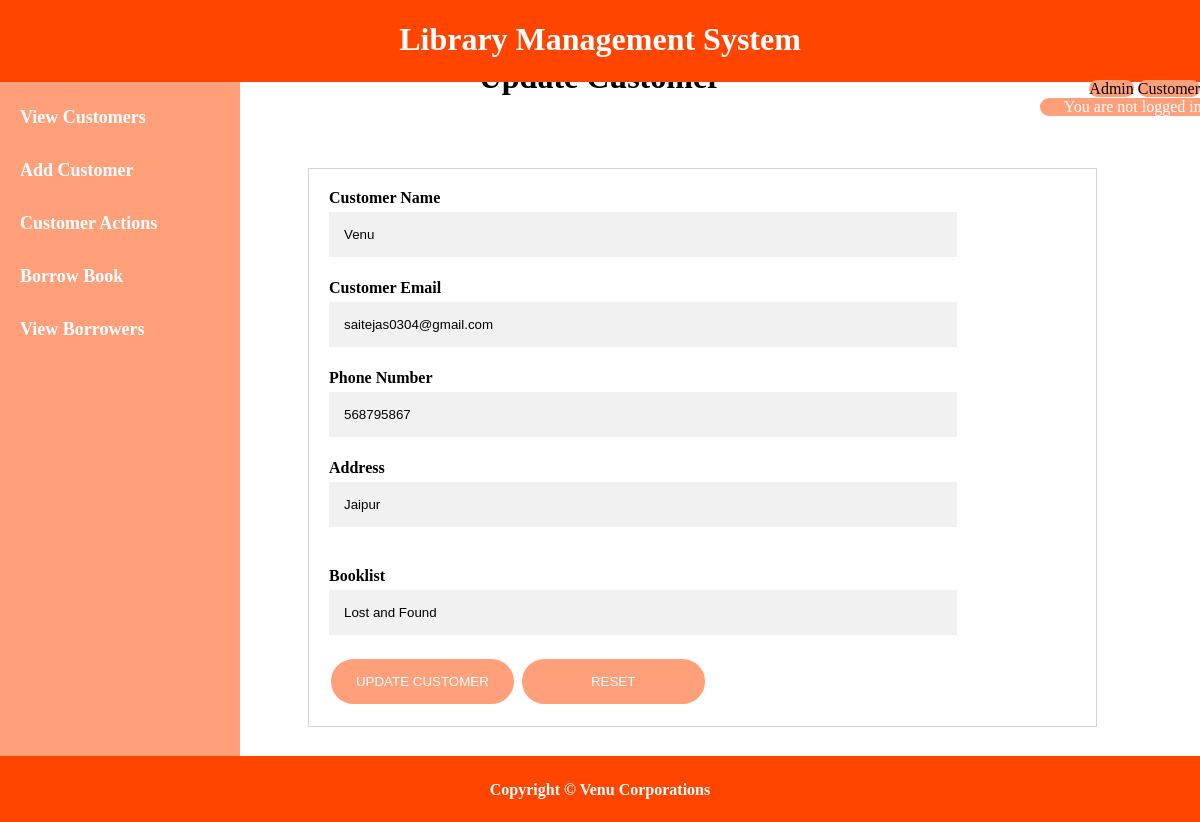
The app's page /update-custpg/CUSTOMER2 with its own data.
### tables this page shows
CREATE TABLE customers (custid TEXT PRIMARY KEY, 
                custname TEXT NOT NULL, emailid TEXT NOT NULL, pnum TEXT NOT NULL, 
                address TEXT NOT NULL, booklist TEXT NOT NULL);

### customerController.py (the view)
    def upd_cust(self, CustID):
        cm = customerModel(app)
        updcust = cm.update_custinfo(CustID)
        print(updcust)
        return render_template("update_customerpg.html", udata = updcust)

### customer_model.py (called while the page is built)
    def update_custinfo(self, CustID):
        self.cur.execute("SELECT * FROM customers WHERE custid=?", (CustID,))
        updcust = self.cur.fetchall()
        return updcust

    def __del__(self):
        self.cur.close()
        self.conn.close()

### templates/update_customerpg.html (shortened to what this page needs)
{% extends "layoutCustomer.html" %}
{% block body %}
<div class="heading-index">
    <h1>Update Customer</h1>
</div>
<div class="add-form">
    <div class="inside-form">
    <form method="post" action="/customer-update">
        <label><b>Customer Name</b></label>
        <input autocomplete="off" type="text" placeholder="Enter Customer Name" name="updcustname" value="{{ udata[0][1] }}" required>
        <label><b>Customer Email</b></label>
        <input autocomplete="off" type="text" placeholder="Enter Customer Email" name="updcustemail" value="{{ udata[0][2] }}" required>
        <label><b>Phone Number</b></label>
        <input autocomplete="off" type="text" placeholder="Enter Phone Number" name="updcustnum" value="{{ udata[0][3] }}" required>
        <label><b>Address</b></label>
        <input autocomplete="off" type="text" placeholder="Enter Address" name="updcustaddr" value="{{ udata[0][4] }}" required>
        <br>
        <label><b>Booklist</b></label>
        <input autocomplete="off" type="text" placeholder="Enter Booklist" name="updbooklist" value="{{ udata[0][5] }}">
        <div>
            <button class="buttons-bottom" type="submit" name="upd-cust" value="upd-cust">UPDATE CUSTOMER</button>
            <button class="buttons-bottom" type="reset">RESET</button>
        </div>
    </form>
    </div>
</div>
{% endblock %}

### static/css/lms.css (style rules this page uses)
.heading-index { text-align: center; margin-top: 5%; }
.add-form { padding: 50px 0 0 250px; }
input[type=text], input[type=number], input[type=date], input[type=email] { width: 80%; padding: 15px; margin: 5px 0 22px 0; display: block; border: none; background: #f1f1f1; }
.buttons-bottom { background: #FFA07A; color: #fff; padding: 15px 20px; border: 2px solid #fff; cursor: pointer; width: 25%; border-radius: 25px; }
.inside-form { border: 1px solid #ced4da; height: 100%; margin: auto auto 95px 50px; width: 80%; background: white; padding: 20px; }

### records on screen
customers: updcustname "Venu", updcustemail "saitejas0304@gmail.com", updcustnum "568795867", updcustaddr "Jaipur", updbooklist "Lost and Found"
